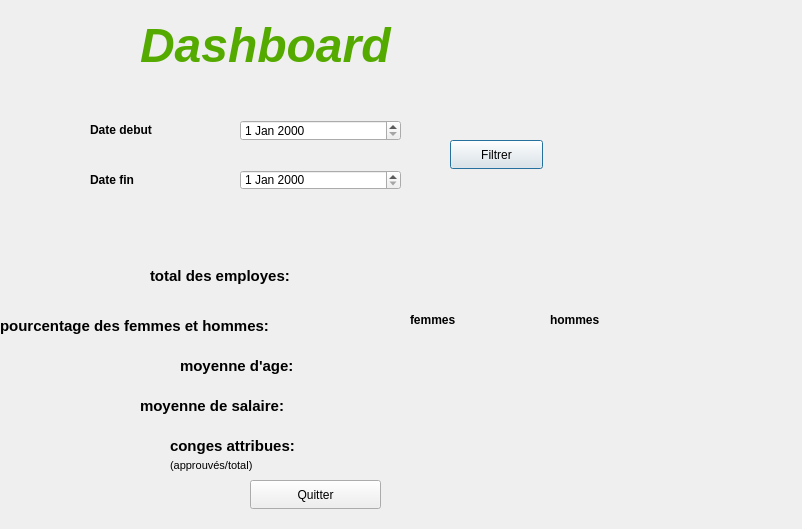
<?xml version="1.0" encoding="UTF-8"?>
<ui version="4.0">
 <class>DashboardDialog</class>
 <widget class="QDialog" name="DashboardDialog">
  <property name="geometry">
   <rect>
    <x>0</x>
    <y>0</y>
    <width>802</width>
    <height>529</height>
   </rect>
  </property>
  <property name="windowTitle">
   <string>Dialog</string>
  </property>
  <widget class="QLabel" name="label">
   <property name="geometry">
    <rect>
     <x>140</x>
     <y>20</y>
     <width>541</width>
     <height>51</height>
    </rect>
   </property>
   <property name="palette">
    <palette>
     <active>
      <colorrole role="WindowText">
       <brush brushstyle="SolidPattern">
        <color alpha="255">
         <red>85</red>
         <green>170</green>
         <blue>0</blue>
        </color>
       </brush>
      </colorrole>
      <colorrole role="Button">
       <brush brushstyle="SolidPattern">
        <color alpha="255">
         <red>85</red>
         <green>170</green>
         <blue>0</blue>
        </color>
       </brush>
      </colorrole>
      <colorrole role="Light">
       <brush brushstyle="SolidPattern">
        <color alpha="255">
         <red>128</red>
         <green>255</green>
         <blue>0</blue>
        </color>
       </brush>
      </colorrole>
      <colorrole role="Midlight">
       <brush brushstyle="SolidPattern">
        <color alpha="255">
         <red>106</red>
         <green>212</green>
         <blue>0</blue>
        </color>
       </brush>
      </colorrole>
      <colorrole role="Dark">
       <brush brushstyle="SolidPattern">
        <color alpha="255">
         <red>43</red>
         <green>85</green>
         <blue>0</blue>
        </color>
       </brush>
      </colorrole>
      <colorrole role="Mid">
       <brush brushstyle="SolidPattern">
        <color alpha="255">
         <red>57</red>
         <green>113</green>
         <blue>0</blue>
        </color>
       </brush>
      </colorrole>
      <colorrole role="Window">
       <brush brushstyle="SolidPattern">
        <color alpha="255">
         <red>85</red>
         <green>170</green>
         <blue>0</blue>
        </color>
       </brush>
      </colorrole>
      <colorrole role="Shadow">
       <brush brushstyle="SolidPattern">
        <color alpha="255">
         <red>0</red>
         <green>0</green>
         <blue>0</blue>
        </color>
       </brush>
      </colorrole>
      <colorrole role="AlternateBase">
       <brush brushstyle="SolidPattern">
        <color alpha="255">
         <red>170</red>
         <green>212</green>
         <blue>127</blue>
        </color>
       </brush>
      </colorrole>
     </active>
     <inactive>
      <colorrole role="WindowText">
       <brush brushstyle="SolidPattern">
        <color alpha="255">
         <red>0</red>
         <green>0</green>
         <blue>0</blue>
        </color>
       </brush>
      </colorrole>
      <colorrole role="Button">
       <brush brushstyle="SolidPattern">
        <color alpha="255">
         <red>240</red>
         <green>240</green>
         <blue>240</blue>
        </color>
       </brush>
      </colorrole>
      <colorrole role="Light">
       <brush brushstyle="SolidPattern">
        <color alpha="255">
         <red>255</red>
         <green>255</green>
         <blue>255</blue>
        </color>
       </brush>
      </colorrole>
      <colorrole role="Midlight">
       <brush brushstyle="SolidPattern">
        <color alpha="255">
         <red>227</red>
         <green>227</green>
         <blue>227</blue>
        </color>
       </brush>
      </colorrole>
      <colorrole role="Dark">
       <brush brushstyle="SolidPattern">
        <color alpha="255">
         <red>160</red>
         <green>160</green>
         <blue>160</blue>
        </color>
       </brush>
      </colorrole>
      <colorrole role="Mid">
       <brush brushstyle="SolidPattern">
        <color alpha="255">
         <red>160</red>
         <green>160</green>
         <blue>160</blue>
        </color>
       </brush>
      </colorrole>
      <colorrole role="Window">
       <brush brushstyle="SolidPattern">
        <color alpha="255">
         <red>240</red>
         <green>240</green>
         <blue>240</blue>
        </color>
       </brush>
      </colorrole>
      <colorrole role="Shadow">
       <brush brushstyle="SolidPattern">
        <color alpha="255">
         <red>105</red>
         <green>105</green>
         <blue>105</blue>
        </color>
       </brush>
      </colorrole>
      <colorrole role="AlternateBase">
       <brush brushstyle="SolidPattern">
        <color alpha="255">
         <red>245</red>
         <green>245</green>
         <blue>245</blue>
        </color>
       </brush>
      </colorrole>
     </inactive>
     <disabled>
      <colorrole role="WindowText">
       <brush brushstyle="SolidPattern">
        <color alpha="255">
         <red>43</red>
         <green>85</green>
         <blue>0</blue>
        </color>
       </brush>
      </colorrole>
      <colorrole role="Button">
       <brush brushstyle="SolidPattern">
        <color alpha="255">
         <red>85</red>
         <green>170</green>
         <blue>0</blue>
        </color>
       </brush>
      </colorrole>
      <colorrole role="Light">
       <brush brushstyle="SolidPattern">
        <color alpha="255">
         <red>128</red>
         <green>255</green>
         <blue>0</blue>
        </color>
       </brush>
      </colorrole>
      <colorrole role="Midlight">
       <brush brushstyle="SolidPattern">
        <color alpha="255">
         <red>106</red>
         <green>212</green>
         <blue>0</blue>
        </color>
       </brush>
      </colorrole>
      <colorrole role="Dark">
       <brush brushstyle="SolidPattern">
        <color alpha="255">
         <red>43</red>
         <green>85</green>
         <blue>0</blue>
        </color>
       </brush>
      </colorrole>
      <colorrole role="Mid">
       <brush brushstyle="SolidPattern">
        <color alpha="255">
         <red>57</red>
         <green>113</green>
         <blue>0</blue>
        </color>
       </brush>
      </colorrole>
      <colorrole role="Window">
       <brush brushstyle="SolidPattern">
        <color alpha="255">
         <red>85</red>
         <green>170</green>
         <blue>0</blue>
        </color>
       </brush>
      </colorrole>
      <colorrole role="Shadow">
       <brush brushstyle="SolidPattern">
        <color alpha="255">
         <red>0</red>
         <green>0</green>
         <blue>0</blue>
        </color>
       </brush>
      </colorrole>
      <colorrole role="AlternateBase">
       <brush brushstyle="SolidPattern">
        <color alpha="255">
         <red>245</red>
         <green>245</green>
         <blue>245</blue>
        </color>
       </brush>
      </colorrole>
     </disabled>
    </palette>
   </property>
   <property name="font">
    <font>
     <family>Segoe UI</family>
     <pointsize>36</pointsize>
     <italic>true</italic>
     <bold>true</bold>
    </font>
   </property>
   <property name="styleSheet">
    <string notr="true">QLabel {
    color: #55AA00; rgb(85, 170, 0)
}
</string>
   </property>
   <property name="text">
    <string>Dashboard</string>
   </property>
  </widget>
  <widget class="QDateEdit" name="dateEditStart">
   <property name="geometry">
    <rect>
     <x>240</x>
     <y>120</y>
     <width>161</width>
     <height>21</height>
    </rect>
   </property>
  </widget>
  <widget class="QDateEdit" name="dateEditEnd">
   <property name="geometry">
    <rect>
     <x>240</x>
     <y>170</y>
     <width>161</width>
     <height>20</height>
    </rect>
   </property>
  </widget>
  <widget class="QLabel" name="label_2">
   <property name="geometry">
    <rect>
     <x>90</x>
     <y>120</y>
     <width>151</width>
     <height>20</height>
    </rect>
   </property>
   <property name="font">
    <font>
     <bold>true</bold>
    </font>
   </property>
   <property name="text">
    <string>Date debut</string>
   </property>
  </widget>
  <widget class="QLabel" name="label_3">
   <property name="geometry">
    <rect>
     <x>90</x>
     <y>170</y>
     <width>151</width>
     <height>20</height>
    </rect>
   </property>
   <property name="font">
    <font>
     <bold>true</bold>
    </font>
   </property>
   <property name="text">
    <string>Date fin</string>
   </property>
  </widget>
  <widget class="QPushButton" name="buttonLoad">
   <property name="geometry">
    <rect>
     <x>450</x>
     <y>140</y>
     <width>93</width>
     <height>29</height>
    </rect>
   </property>
   <property name="text">
    <string>Filtrer</string>
   </property>
  </widget>
  <widget class="QPushButton" name="buttonClose">
   <property name="geometry">
    <rect>
     <x>250</x>
     <y>480</y>
     <width>131</width>
     <height>29</height>
    </rect>
   </property>
   <property name="text">
    <string>Quitter</string>
   </property>
  </widget>
  <widget class="QLabel" name="label_4">
   <property name="geometry">
    <rect>
     <x>150</x>
     <y>260</y>
     <width>171</width>
     <height>31</height>
    </rect>
   </property>
   <property name="font">
    <font>
     <pointsize>11</pointsize>
     <bold>true</bold>
    </font>
   </property>
   <property name="text">
    <string>total des employes:</string>
   </property>
  </widget>
  <widget class="QLabel" name="label_5">
   <property name="geometry">
    <rect>
     <x>0</x>
     <y>310</y>
     <width>331</width>
     <height>31</height>
    </rect>
   </property>
   <property name="font">
    <font>
     <pointsize>11</pointsize>
     <bold>true</bold>
    </font>
   </property>
   <property name="text">
    <string>pourcentage des femmes et hommes:</string>
   </property>
  </widget>
  <widget class="QLabel" name="label_6">
   <property name="geometry">
    <rect>
     <x>180</x>
     <y>350</y>
     <width>191</width>
     <height>31</height>
    </rect>
   </property>
   <property name="font">
    <font>
     <pointsize>11</pointsize>
     <bold>true</bold>
    </font>
   </property>
   <property name="text">
    <string>moyenne d'age:</string>
   </property>
  </widget>
  <widget class="QLabel" name="labelTotalEmployees">
   <property name="geometry">
    <rect>
     <x>330</x>
     <y>260</y>
     <width>111</width>
     <height>31</height>
    </rect>
   </property>
   <property name="text">
    <string/>
   </property>
  </widget>
  <widget class="QLabel" name="labelMalePercentage">
   <property name="geometry">
    <rect>
     <x>330</x>
     <y>310</y>
     <width>71</width>
     <height>31</height>
    </rect>
   </property>
   <property name="text">
    <string/>
   </property>
  </widget>
  <widget class="QLabel" name="labelAverageAge_">
   <property name="geometry">
    <rect>
     <x>340</x>
     <y>350</y>
     <width>111</width>
     <height>31</height>
    </rect>
   </property>
   <property name="text">
    <string/>
   </property>
  </widget>
  <widget class="QLabel" name="label_7">
   <property name="geometry">
    <rect>
     <x>140</x>
     <y>390</y>
     <width>191</width>
     <height>31</height>
    </rect>
   </property>
   <property name="font">
    <font>
     <pointsize>11</pointsize>
     <bold>true</bold>
    </font>
   </property>
   <property name="text">
    <string>moyenne de salaire:</string>
   </property>
  </widget>
  <widget class="QLabel" name="label_8">
   <property name="geometry">
    <rect>
     <x>170</x>
     <y>430</y>
     <width>191</width>
     <height>31</height>
    </rect>
   </property>
   <property name="font">
    <font>
     <pointsize>11</pointsize>
     <bold>true</bold>
    </font>
   </property>
   <property name="text">
    <string>conges attribues: </string>
   </property>
  </widget>
  <widget class="QLabel" name="labelAverageSalary_">
   <property name="geometry">
    <rect>
     <x>340</x>
     <y>390</y>
     <width>111</width>
     <height>31</height>
    </rect>
   </property>
   <property name="text">
    <string/>
   </property>
  </widget>
  <widget class="QLabel" name="labelApprovedLeaves">
   <property name="geometry">
    <rect>
     <x>340</x>
     <y>430</y>
     <width>111</width>
     <height>31</height>
    </rect>
   </property>
   <property name="text">
    <string/>
   </property>
  </widget>
  <widget class="QLabel" name="labelFemalePercentage">
   <property name="geometry">
    <rect>
     <x>480</x>
     <y>310</y>
     <width>61</width>
     <height>31</height>
    </rect>
   </property>
   <property name="text">
    <string/>
   </property>
  </widget>
  <widget class="QLabel" name="label_9">
   <property name="geometry">
    <rect>
     <x>410</x>
     <y>310</y>
     <width>61</width>
     <height>20</height>
    </rect>
   </property>
   <property name="font">
    <font>
     <bold>true</bold>
    </font>
   </property>
   <property name="text">
    <string>femmes</string>
   </property>
  </widget>
  <widget class="QLabel" name="label_10">
   <property name="geometry">
    <rect>
     <x>550</x>
     <y>310</y>
     <width>61</width>
     <height>20</height>
    </rect>
   </property>
   <property name="font">
    <font>
     <bold>true</bold>
    </font>
   </property>
   <property name="text">
    <string>hommes</string>
   </property>
  </widget>
  <widget class="QLabel" name="label_11">
   <property name="geometry">
    <rect>
     <x>170</x>
     <y>450</y>
     <width>151</width>
     <height>31</height>
    </rect>
   </property>
   <property name="font">
    <font>
     <pointsize>8</pointsize>
     <bold>false</bold>
    </font>
   </property>
   <property name="text">
    <string>(approuvés/total)</string>
   </property>
  </widget>
 </widget>
 <resources/>
 <connections/>
</ui>
